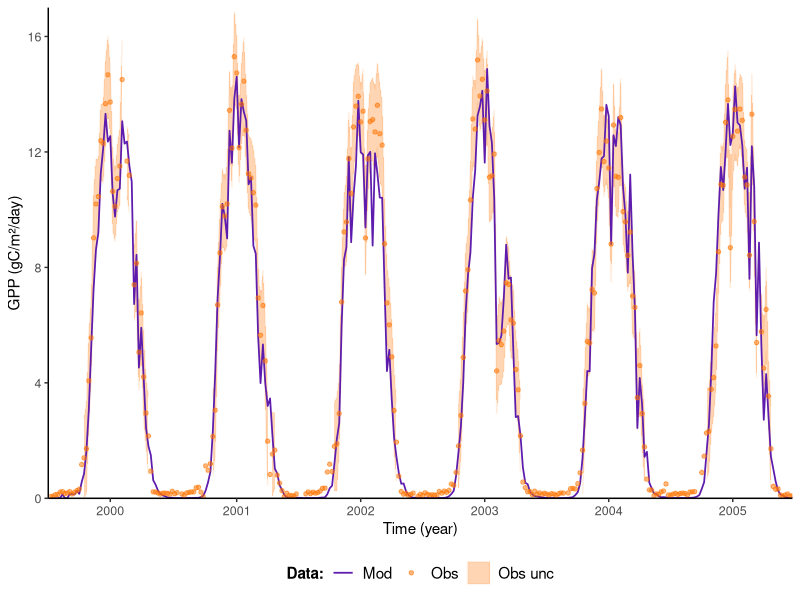
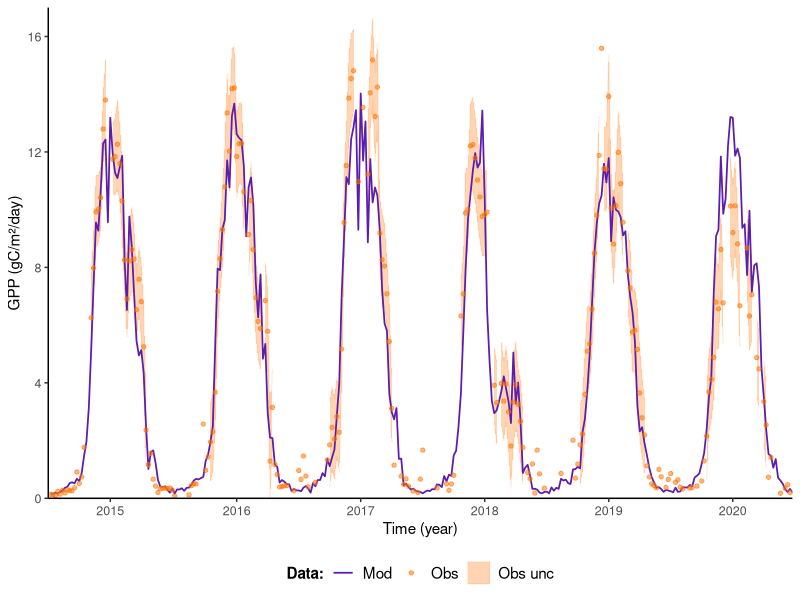
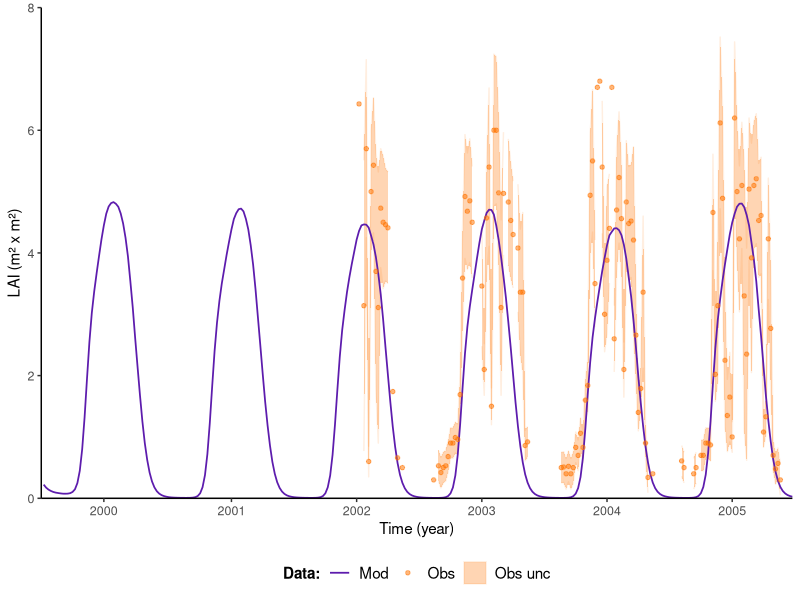
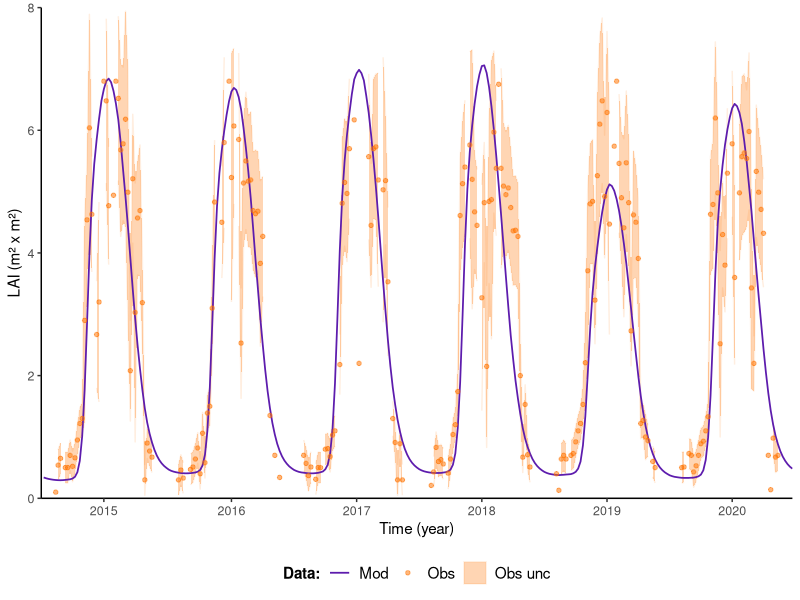
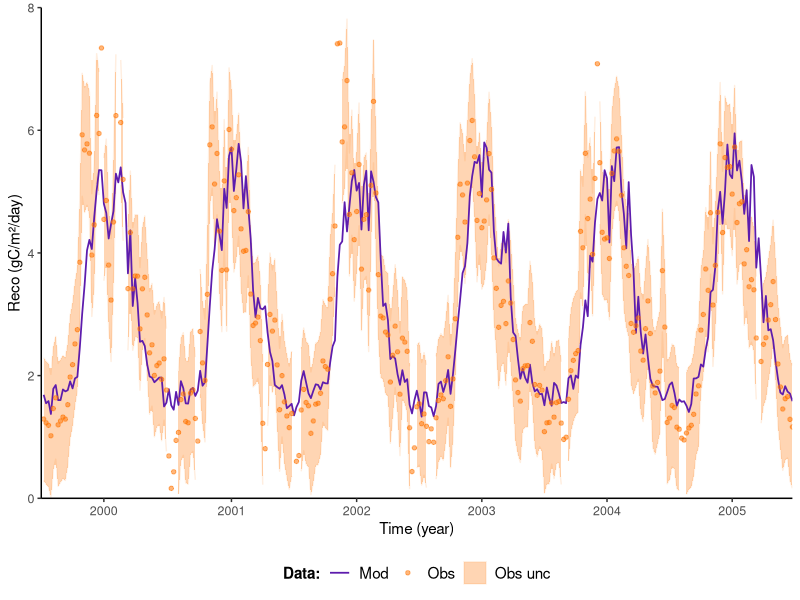
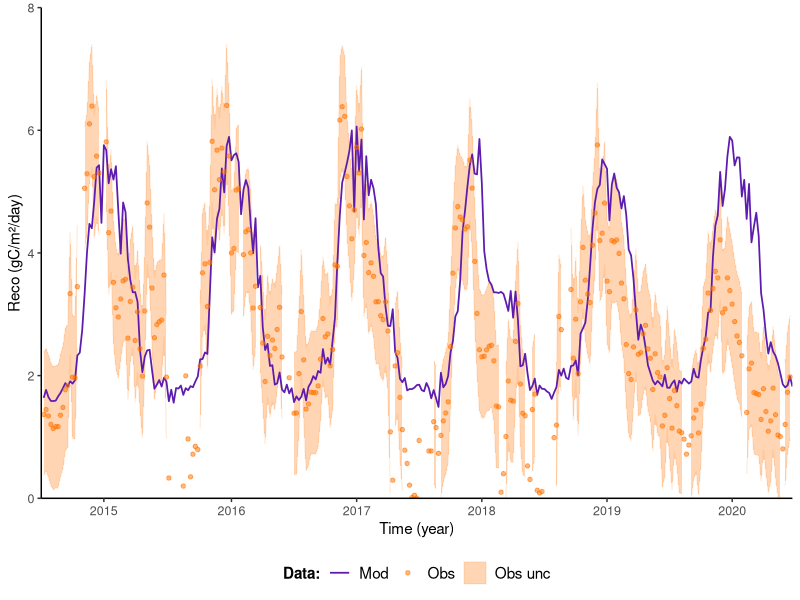
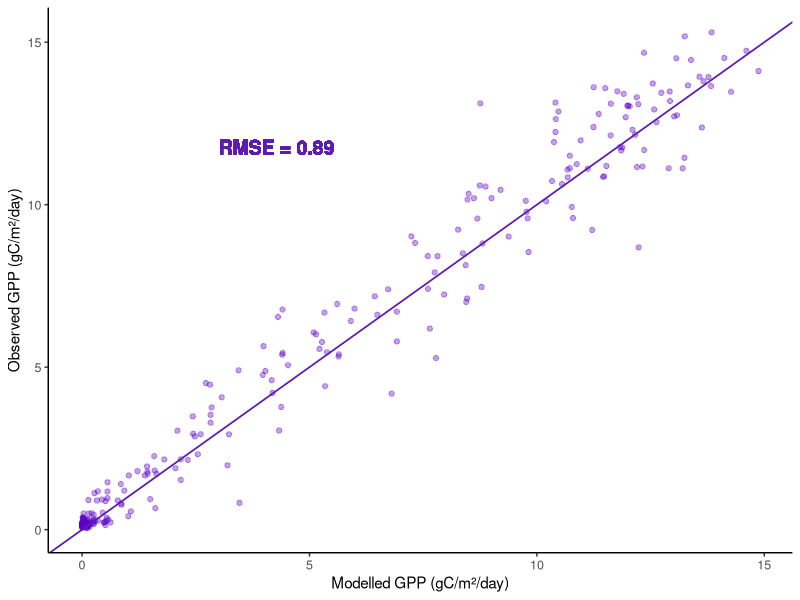
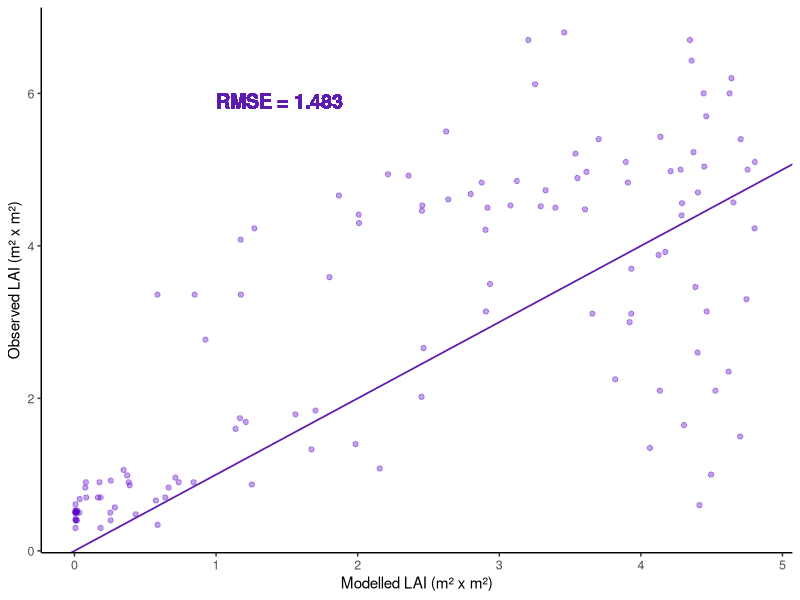

Generate these figures, in order, with R: (Note: this script raises an error after producing the figures.)
#### Final code using wrangled datasheets 
#### for data analysis and visualisation

### Libraries
library(dplyr)
library(tidyr)
library(ggplot2) 

### Load datafiles

data2000 <- read.csv("Data/data2000-2005.csv", header = TRUE)
data2015 <- read.csv("Data/data2015-2020.csv", header = TRUE)

# RQ1: Modelling ecosystem productivity response to 2 major drought events ####
# a) plotting timeseries of modelled and obs GPP over time (5 years) 
# ALSO need to include my calculations of annual GPP here!

gppdrought2003 <- ggplot(data2000, aes(x = day)) +
  geom_ribbon(aes(ymin = obs_gpp - obs_gpp_unc, ymax = obs_gpp + obs_gpp_unc, colour = "Obs unc"), fill = "#FF730085", alpha = 0.3) +
  geom_ribbon(aes(ymin = mod_gpp - mod_gpp_unc95, ymax = mod_gpp + mod_gpp_unc95 ), fill = "#5D1CAD", alpha = 0.3) +
  geom_line(aes(y = mod_gpp, colour = "Mod"), linewidth = 0.6) +
  geom_point(aes(y = obs_gpp, colour = "Obs"), size = 1.2) +
  labs(x = "Time (year)", y = "GPP (gC/m²/day)", colour = "Data:") +
  scale_color_manual(values = c("Mod" = "#5D1CAD", "Obs" = "#FF730085", "Obs unc" ="#FF73001F")) +
  theme(legend.position = "bottom", panel.background = element_blank(), axis.line = element_line(colour = "black"), 
        plot.title = element_text(size=12, hjust=0.5),
        axis.title = element_text(size=11),
        axis.text = element_text(size=9),
        legend.title = element_text(size = 11, face = "bold"),
        legend.text = element_text(size = 11)) +
  scale_x_continuous(breaks = c(182, 553, 917, 1281, 1645, 2009), 
                     labels = c("2000", "2001", "2002", "2003", "2004", "2005"),
                     expand = c(0, 0),
                     limits = c(0,2184)) +
  scale_y_continuous(expand = c(0, 0),
                     limits = c(0,17))

gppdrought2018 <- ggplot(data2015, aes(x = day)) +
  geom_ribbon(aes(ymin = obs_gpp - obs_gpp_unc, ymax = obs_gpp + obs_gpp_unc, colour = "Obs unc"), fill = "#FF730085", alpha = 0.3) +
  geom_ribbon(aes(ymin = mod_gpp - mod_gpp_unc95, ymax = mod_gpp + mod_gpp_unc95 ), fill = "#5D1CAD", alpha = 0.3) +
  geom_line(aes(y = mod_gpp, colour = "Mod"), linewidth = 0.6) +
  geom_point(aes(y = obs_gpp, colour = "Obs"), size = 1.2) +
  labs(x = "Time (year)", y = "GPP (gC/m²/day)", colour = "Data:") +
  scale_color_manual(values = c("Mod" = "#5D1CAD", "Obs" = "#FF730085", "Obs unc" ="#FF73001F")) +
  theme(legend.position = "bottom", panel.background = element_blank(), axis.line = element_line(colour = "black"), 
        plot.title = element_text(size=12, hjust=0.5),
        axis.title = element_text(size=11),
        axis.text = element_text(size=9),
        legend.title = element_text(size = 11, face = "bold"),
        legend.text = element_text(size = 11)) +
  scale_x_continuous(breaks = c(182, 553, 917, 1281, 1645, 2009), 
                     labels = c("2015", "2016", "2017", "2018", "2019", "2020"),
                     expand = c(0, 0),
                     limits = c(0,2184)) +
  scale_y_continuous(expand = c(0, 0),
                     limits = c(0,17))

laidrought2003 <- ggplot(data2000, aes(x = day)) +
  geom_ribbon(aes(ymin = obs_lai - obs_lai_unc, ymax = obs_lai + obs_lai_unc, colour = "Obs unc"), fill = "#FF730085", alpha = 0.3) +
  geom_ribbon(aes(ymin = mod_lai - mod_lai_unc95, ymax = mod_lai + mod_lai_unc95 ), fill = "#5D1CAD", alpha = 0.3) +
  geom_line(aes(y = mod_lai, colour = "Mod"), size = 0.6) +
  geom_point(aes(y = obs_lai, colour = "Obs"), size = 1.2) +
  labs(x = "Time (year)", y = "LAI (m² x m²)", colour = "Data:") +
  scale_color_manual(values = c("Mod" = "#5D1CAD", "Obs" = "#FF730085", "Obs unc" ="#FF73001F")) +
  theme(legend.position = "bottom", panel.background = element_blank(), axis.line = element_line(colour = "black"), 
        plot.title = element_text(size=12, hjust=0.5),
        axis.title = element_text(size=11),
        axis.text = element_text(size=9),
        legend.title = element_text(size = 11, face = "bold"),
        legend.text = element_text(size = 11)) +
  scale_x_continuous(breaks = c(182, 553, 917, 1281, 1645, 2009), 
                     labels = c("2000", "2001", "2002", "2003", "2004", "2005"),
                     expand = c(0, 0),
                     limits = c(0,2184)) +
  scale_y_continuous(expand = c(0, 0),
                     limits = c(0,8))

laidrought2018 <- ggplot(data2015, aes(x = day)) +
  geom_ribbon(aes(ymin = obs_lai - obs_lai_unc, ymax = obs_lai + obs_lai_unc, colour = "Obs unc"), fill = "#FF730085", alpha = 0.3) +
  geom_ribbon(aes(ymin = mod_lai - mod_lai_unc95, ymax = mod_lai + mod_lai_unc95 ), fill = "#5D1CAD", alpha = 0.3) +
  geom_line(aes(y = mod_lai, colour = "Mod"), size = 0.6) +
  geom_point(aes(y = obs_lai, colour = "Obs"), size = 1.2) +
  labs(x = "Time (year)", y = "LAI (m² x m²)", colour = "Data:") +
  scale_color_manual(values = c("Mod" = "#5D1CAD", "Obs" = "#FF730085", "Obs unc" ="#FF73001F")) +
  theme(legend.position = "bottom", panel.background = element_blank(), axis.line = element_line(colour = "black"), 
        plot.title = element_text(size=12, hjust=0.5),
        axis.title = element_text(size=11),
        axis.text = element_text(size=9),
        legend.title = element_text(size = 11, face = "bold"),
        legend.text = element_text(size = 11)) +
  scale_x_continuous(breaks = c(182, 553, 917, 1281, 1645, 2009), 
                     labels = c("2015", "2016", "2017", "2018", "2019", "2020"),
                     expand = c(0, 0),
                     limits = c(0,2184)) +
  scale_y_continuous(expand = c(0, 0),
                     limits = c(0,8))

recodrought2003 <- ggplot(data2000, aes(x = day)) +
  geom_ribbon(aes(ymin = obs_reco - obs_reco_unc, ymax = obs_reco + obs_reco_unc, colour = "Obs unc"), fill = "#FF730085", alpha = 0.3) +
  geom_ribbon(aes(ymin = mod_reco - mod_reco_unc95, ymax = mod_reco + mod_reco_unc95 ), fill = "#5D1CAD", alpha = 0.3) +
  geom_line(aes(y = mod_reco, colour = "Mod"), size = 0.6) +
  geom_point(aes(y = obs_reco, colour = "Obs"), size = 1.2) +
  labs(x = "Time (year)", y = "Reco (gC/m²/day)", colour = "Data:") +
  scale_color_manual(values = c("Mod" = "#5D1CAD", "Obs" = "#FF730085", "Obs unc" ="#FF73001F")) +
  theme(legend.position = "bottom", panel.background = element_blank(), axis.line = element_line(colour = "black"), 
        plot.title = element_text(size=12, hjust=0.5),
        axis.title = element_text(size=11),
        axis.text = element_text(size=9),
        legend.title = element_text(size = 11, face = "bold"),
        legend.text = element_text(size = 11)) +
  scale_x_continuous(breaks = c(182, 553, 917, 1281, 1645, 2009), 
                     labels = c("2000", "2001", "2002", "2003", "2004", "2005"),
                     expand = c(0, 0),
                     limits = c(0,2184)) +
  scale_y_continuous(expand = c(0, 0),
                     limits = c(0,8))


recodrought2018 <- ggplot(data2015, aes(x = day)) +
  geom_ribbon(aes(ymin = obs_reco - obs_reco_unc, ymax = obs_reco + obs_reco_unc, colour = "Obs unc"), fill = "#FF730085", alpha = 0.3) +
  geom_ribbon(aes(ymin = mod_reco - mod_reco_unc95, ymax = mod_reco + mod_reco_unc95 ), fill = "#5D1CAD", alpha = 0.3) +
  geom_line(aes(y = mod_reco, colour = "Mod"), size = 0.6) +
  geom_point(aes(y = obs_reco, colour = "Obs"), size = 1.2) +
  labs(x = "Time (year)", y = "Reco (gC/m²/day)", colour = "Data:") +
  scale_color_manual(values = c("Mod" = "#5D1CAD", "Obs" = "#FF730085", "Obs unc" ="#FF73001F")) +
  theme(legend.position = "bottom", panel.background = element_blank(), axis.line = element_line(colour = "black"), 
        plot.title = element_text(size=12, hjust=0.5),
        axis.title = element_text(size=11),
        axis.text = element_text(size=9),
        legend.title = element_text(size = 11, face = "bold"),
        legend.text = element_text(size = 11)) +
  scale_x_continuous(breaks = c(182, 553, 917, 1281, 1645, 2009), 
                     labels = c("2015", "2016", "2017", "2018", "2019", "2020"),
                     expand = c(0, 0),
                     limits = c(0,2184)) +
  scale_y_continuous(expand = c(0, 0),
                     limits = c(0,8))

plot(gppdrought2003)
plot(gppdrought2018)
plot(laidrought2003)
plot(laidrought2018)
plot(recodrought2003)
plot(recodrought2018)

ggsave("gpp2000_timeseries.png", path = "Plots", plot = gppdrought2003, width = 7, height = 5, dpi = 500)
ggsave("gpp2015_timeseries.png", path = "Plots", plot = gppdrought2018, width = 7, height = 5, dpi = 500)
ggsave("lai2000_timeseries.png", path = "Plots", plot = laidrought2003, width = 7, height = 5, dpi = 500)
ggsave("lai2015_timeseries.png", path = "Plots", plot = laidrought2018, width = 7, height = 5, dpi = 500)
ggsave("reco2000_timeseries.png", path = "Plots", plot = recodrought2003, width = 7, height = 5, dpi = 500)
ggsave("reco2015_timeseries.png", path = "Plots", plot = recodrought2018, width = 7, height = 5, dpi = 500)

# b) RMSE // R squared calculations and plotting correlation! -> appendix?

gppcorrelation2000 <- cor(data2000$mod_gpp, data2000$obs_gpp, use = "complete.obs")
obs_gpp2000 <- data2000$obs_gpp[!is.na(data2000$obs_gpp)]

# Square the correlation coefficient to get R^2
gppr_squared2000 <- gppcorrelation2000^2

gpprmse2000 <- sqrt(mean((data2000$obs_gpp - data2000$mod_gpp)^2, na.rm = TRUE))
lairmse2000 <- sqrt(mean((data2000$obs_lai - data2000$mod_lai)^2, na.rm = TRUE))
recormse2000 <- sqrt(mean((data2000$obs_reco - data2000$mod_reco)^2, na.rm = TRUE))

gpprelative_rmse2000 <- gpprmse2000 / (max(obs_gpp2000) - min(obs_gpp2000))

# Print the values
print(paste("R^2 value:", round(gppr_squared2000, 3)))
print(gpprmse2000)
print(gpprelative_rmse2000)

# Plot the relationships
gppcorrelation2000 <- ggplot(data2000, aes(x = mod_gpp, y = obs_gpp)) +
  geom_point(colour = "#5A00C75E") +
  labs(x = "Modelled GPP (gC/m²/day)", y = "Observed GPP (gC/m²/day)") +
  geom_abline(intercept = 0, slope = 1, color = "#5D1CAD", size = 0.6) +
  # geom_abline(intercept = 0, slope = max(data2000$obs_gpp, na.rm = TRUE) / max(data2000$mod_gpp, na.rm = TRUE), linetype = "dashed", color = "black") +
  geom_text(aes(x = 3, 
                y = 12), 
            label = paste("RMSE =", round(gpprmse2000, 3)), 
            hjust = 0, vjust = 1,
            size = 5, 
            fontface = "bold", 
            colour = "#5D1CAD") +
  theme(legend.position = "bottom", panel.background = element_blank(), axis.line = element_line(colour = "black"), 
        axis.title = element_text(size=11),
        axis.text = element_text(size=9))

laicorrelation2000 <- ggplot(data2000, aes(x = mod_lai, y = obs_lai)) +
  geom_point(colour = "#5A00C75E") +
  labs(x = "Modelled LAI (m² x m²)", y = "Observed LAI (m² x m²)") +
  geom_abline(intercept = 0, slope = 1, color = "#5D1CAD", size = 0.6) +
  # geom_abline(intercept = 0, slope = max(data2000$obs_lai, na.rm = TRUE) / max(data2000$mod_lai, na.rm = TRUE), linetype = "dashed", color = "black") +
  geom_text(aes(x = 1, 
                y = 6), 
            label = paste("RMSE =", round(lairmse2000, 3)), 
            hjust = 0, vjust = 1,
            size = 5, 
            fontface = "bold", 
            colour = "#5D1CAD") +
  theme(legend.position = "bottom", panel.background = element_blank(), axis.line = element_line(colour = "black"), 
        axis.title = element_text(size=11),
        axis.text = element_text(size=9))

recocorrelation2000 <- ggplot(data2000, aes(x = mod_reco, y = obs_reco)) +
  geom_point(colour = "#5A00C75E") +
  labs(x = "Modelled Reco (gC/m²/day)", y = "Observed Reco (gC/m²/day)") +
  geom_abline(intercept = 0, slope = 1, color = "#5D1CAD", size = 0.6) +
  # geom_abline(intercept = 0, slope = max(data2000$obs_reco, na.rm = TRUE) / max(data2000$mod_reco, na.rm = TRUE), linetype = "dashed", color = "black") +
  geom_text(aes(x = 2, 
                y = 7), 
            label = paste("RMSE =", round(recormse2000, 3)), 
            hjust = 0, vjust = 1,
            size = 5, 
            fontface = "bold", 
            colour = "#5D1CAD") +
  theme(legend.position = "bottom", panel.background = element_blank(), axis.line = element_line(colour = "black"), 
        axis.title = element_text(size=11),
        axis.text = element_text(size=9))


plot(gppcorrelation2000)
plot(laicorrelation2000)
plot(recocorrelation2000)


## Same for 2015-2020
# Linear model (R squared; correlation test)
obs_gpp2015 <- data2015$obs_gpp[!is.na(data2015$obs_gpp)]
# Calculate correlation coefficient
gppcorrelation2015 <- cor(data2015$mod_gpp, data2015$obs_gpp, use = "complete.obs")
# Square the correlation coefficient to get R^2
gppr_squared2015 <- gppcorrelation2015^2

gpprmse2015 <- sqrt(mean((data2015$obs_gpp - data2015$mod_gpp)^2, na.rm = TRUE))
lairmse2015 <- sqrt(mean((data2015$obs_lai - data2015$mod_lai)^2, na.rm = TRUE))
recormse2015 <- sqrt(mean((data2015$obs_reco - data2015$mod_reco)^2, na.rm = TRUE))

gpprelative_rmse2015 <- 1.338 / (max(obs_gpp2015) - min(obs_gpp2015))

# Print the values
print(paste("R^2 value:", round(gppr_squared2015, 3)))
print(gpprmse2015)
print(gpprelative_rmse2015)

# Plot the relationships
gppcorrelation2015 <- ggplot(data2015, aes(x = mod_gpp, y = obs_gpp)) +
  geom_point(colour = "#5A00C75E") +
  labs(x = "Modelled GPP (gC/m²/day)", y = "Observed GPP (gC/m²/day)") +
  geom_abline(intercept = 0, slope = 1, color = "#5D1CAD", size = 0.6) +
  # geom_abline(intercept = 0, slope = max(data2015$obs_gpp, na.rm = TRUE) / max(data2015$mod_gpp, na.rm = TRUE), linetype = "dashed", color = "black") +
  geom_text(aes(x = 3, 
                y = 13), 
            label = paste("RMSE =", round(gpprmse2015, 3)), 
            hjust = 0, vjust = 1,
            size = 5, 
            fontface = "bold", 
            colour = "#5D1CAD") +
  theme(legend.position = "bottom", panel.background = element_blank(), axis.line = element_line(colour = "black"), 
        axis.title = element_text(size=11),
        axis.text = element_text(size=9))
plot(gppcorrelation2015)

laicorrelation2015 <- ggplot(data2015, aes(x = mod_lai, y = obs_lai)) +
  geom_point(colour = "#5A00C75E") +
  labs(x = "Modelled LAI (m² x m²)", y = "Observed LAI (m² x m²)") +
  geom_abline(intercept = 0, slope = 1, color = "#5D1CAD", size = 0.6) +
  # geom_abline(intercept = 0, slope = max(data2015$obs_lai, na.rm = TRUE) / max(data2015$mod_lai, na.rm = TRUE), linetype = "dashed", color = "black") +
  geom_text(aes(x = 1, 
                y = 6), 
            label = paste("RMSE =", round(lairmse2015, 3)), 
            hjust = 0, vjust = 1,
            size = 5, 
            fontface = "bold", 
            colour = "#5D1CAD") +
  theme(legend.position = "bottom", panel.background = element_blank(), axis.line = element_line(colour = "black"), 
        axis.title = element_text(size=11),
        axis.text = element_text(size=9))
plot(laicorrelation2015)

recocorrelation2015 <- ggplot(data2015, aes(x = mod_reco, y = obs_reco)) +
  geom_point(colour = "#5A00C75E") +
  labs(x = "Modelled Reco (gC/m²/day)", y = "Observed Reco (gC/m²/day)") +
  geom_abline(intercept = 0, slope = 1, color = "#5D1CAD", size = 0.6) +
  # geom_abline(intercept = 0, slope = max(data2015$obs_reco, na.rm = TRUE) / max(data2015$mod_reco, na.rm = TRUE), linetype = "dashed", color = "black") +
  geom_text(aes(x = 2, 
                y = 6), 
            label = paste("RMSE =", round(recormse2015, 3)), 
            hjust = 0, vjust = 1,
            size = 5, 
            fontface = "bold", 
            colour = "#5D1CAD") +
  theme(legend.position = "bottom", panel.background = element_blank(), axis.line = element_line(colour = "black"), 
        axis.title = element_text(size=11),
        axis.text = element_text(size=9))

plot(recocorrelation2015)

grid

ggsave("gpp2000_correlation.png", path = "Plots", plot = correlation2000, width = 5, height = 5, dpi = 500)
ggsave("gpp2015_correlation.png", path = "Plots", plot = correlation2015, width = 5, height = 5, dpi = 500)

# Statistical test to assess whether gpp is significantly different by year:

lm_annualgpp2000 <- lm(mod_gpp ~ mod_lai, data = data2000)
lm_annualgpp2015 <- lm(mod_gpp ~ obs_gpp, data = data2015)
lm_annualgppboth <- lm(mod_gpp ~ year, data = combinedyears)

summary(lm_annualgpp2015)


### RQ2: Drivers vs response variables ####
# should i maybe include more drivers, such as VPD; also respiration??
